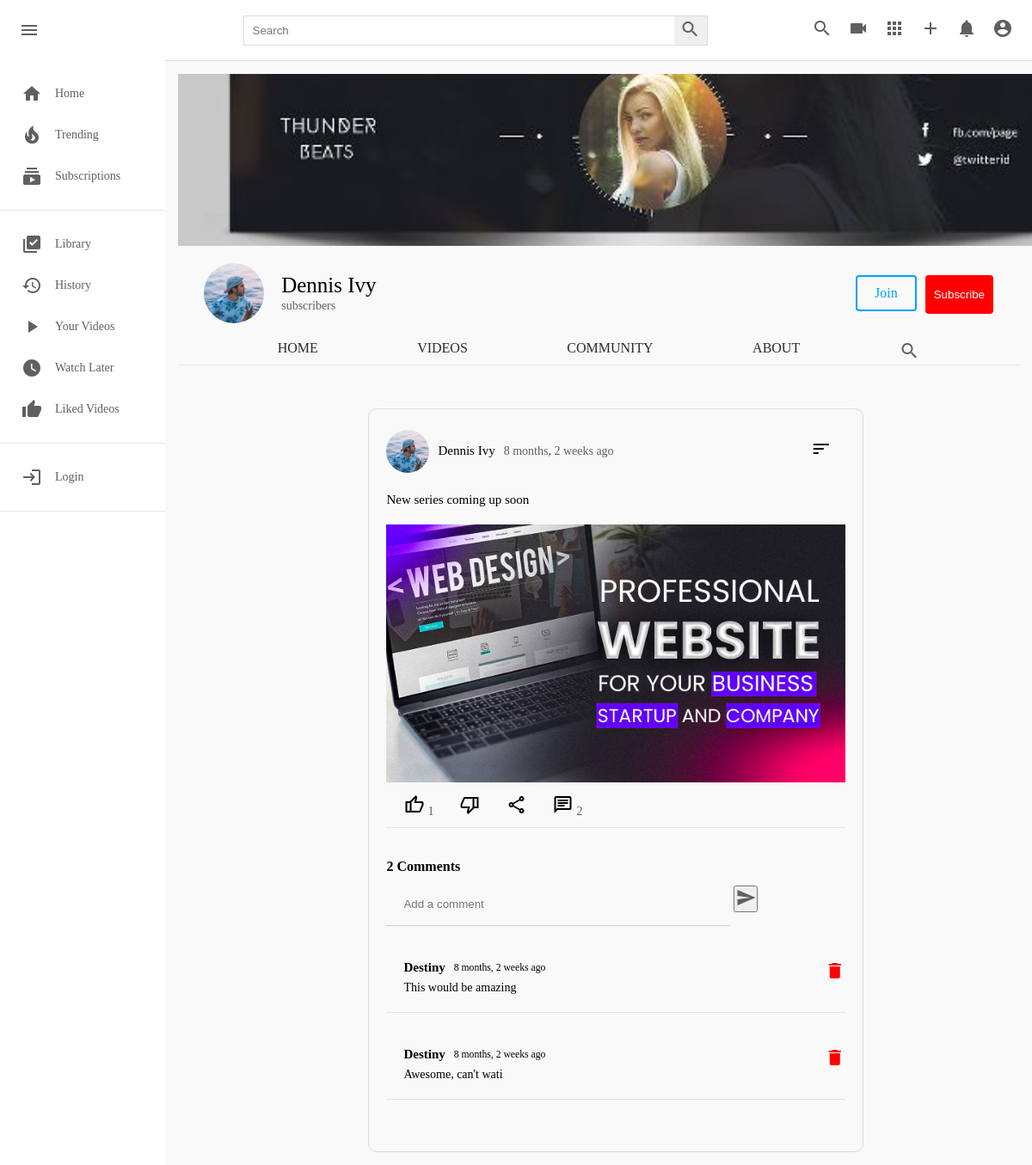
Page /c/2/community/1 on the committed database.
### channel/models.py (models this page shows, shortened)
class Channel(models.Model):
    channel_art = models.ImageField(upload_to=user_directory_path, null=True, blank=True, default="channel-art.jpg")
    image = models.ImageField(upload_to=user_directory_path, null=True, blank=True)
    full_name = models.CharField(max_length=200)
    channel_name = models.CharField(max_length=200)
    description = models.TextField(null=True, blank=True)
    keywords = TaggableManager()
    joined = models.DateTimeField(auto_now_add=True)
    status = models.CharField(choices=STATUS, max_length=100, default="active")
    user = models.OneToOneField(User, on_delete=models.SET_NULL, null=True, related_name="channel")
    subscribers = models.ManyToManyField(User, related_name="user_subs")
    verified = models.BooleanField(default=False)
    total_views = models.IntegerField(default=0)
    business_email = models.EmailField(null=True, blank=True)
    make_business_email_public = models.BooleanField(default=False)
    business_location = models.CharField(null=True, blank=True, max_length=500)
    make_business_location_public = models.BooleanField(default=False)
    website = models.URLField(default="https://my-website.com/")
    instagram = models.URLField(default="https://instagram.com/")
    facebook = models.URLField(default="https://facebook.com/")
    twitter = models.URLField(default="https://twitter.com/")

class Community(models.Model):
    channel = models.ForeignKey(Channel, on_delete=models.CASCADE)
    image = models.ImageField(upload_to=user_directory_path, null=True, blank=True)
    content = models.TextField(null=True, blank=True)
    date = models.DateTimeField(auto_now_add=True)
    status = models.CharField(max_length=100, choices=STATUS, default="active")
    likes = models.ManyToManyField(User)
    class Meta:
        verbose_name = "Community"
        verbose_name_plural = "Community Posts"

class CommunityComment(models.Model):
    community = models.ForeignKey(Community, on_delete=models.CASCADE, related_name="comments")
    user = models.ForeignKey(User, on_delete=models.CASCADE)
    comment = models.CharField(max_length=10000)
    date = models.DateTimeField(auto_now_add=True)
    active = models.BooleanField(default=True)
    class Meta:
        verbose_name = "Community Comment"
        verbose_name_plural = "Community Comments"

### userauths/models.py (models this page shows, shortened)
class User(AbstractUser):
    email = models.EmailField(unique=True, null=True)
    username = models.CharField(max_length=1000)
    USERNAME_FIELD = "email"
    REQUIRED_FIELDS = ["username"]

### channel/views.py (the view)
# urls.py: path("<channel_name>/community/<int:community_id>", views.channel_community_detail, name="channel-community-detail"),
def channel_community_detail(request, channel_name, community_id):
    channel = get_object_or_404(Channel, id=channel_name)
    community = Community.objects.get(channel=channel, id=community_id, status="active")
    comments = CommunityComment.objects.filter(active=True, community=community).order_by("-date")
    context = {
        "community":community,
        "comments":comments,
        "channel":channel,
    }
    return render(request, "channel/channel-community-detail.html", context)

### templates/channel/channel-community-detail.html (shortened to what this page needs)
{% extends 'base.html' %}
{% load static %}
{% block style %} <link rel="stylesheet" href="{% static 'css/style.css' %}" type="text/css">{% endblock style %}
{% block content %}
<head>
</head>
<div class="mainBody">
    {% include 'partials/sidebar.html' %}
    <div class="videos">
        {% include 'channel/partials/channel-header.html' %}
        <div class="videos__container">
            <div class="content-border">
                <div class="content-div">
                    <div class="header-comm">
                        <div class="channel-details">
                            {% if community.channel.image %}
                            <img src="{{community.channel.image.url}}" class="channel-img-com" alt="">
                            {% else %}
                            <img src="https://thumbs.dreamstime.com/b/default-avatar-profile-vector-user-profile-default-avatar-profile-vector-user-profile-profile-179376714.jpg" class="channel-img-com" alt="">
                            {% endif %}
                            <h5>{{community.channel.channel_name}}</h5>
                            <span>{{ community.date|timesince }} ago</span>
                        </div>
                        <div class="dropdown">
                            <button class="dropbtn">
                                <i class="material-symbols-outlined">sort</i>
                            </button>
                            </div>
                    </div>
                    <div class="content">
                        <h3>{{ community.content }}</h3>
                        {% if community.image %}
                        <img src="{{community.image.url}}" alt="">
                        {% endif %}
                    </div>
                    <div class="icon-section">
                        <div class="single-icon">
                            <a href="{% url 'community-post-like' community.id %}"><i class="materiald-icons material-symbols-outlined">thumb_up</i></a>
                            <span>{{ community.likes.all.count }}</span>
                        </div>
                        <div class="single-icon">
                            <a href="{% url 'community-post-like' community.id %}"><i class="materiald-icons material-symbols-outlined">thumb_down</i></a>
                        </div>
                        <div class="single-icon">
                            <i class="materiald-icons material-symbols-outlined">share</i>
                        </div>
                        <div class="single-icon">
                            <i class="materiald-icons material-symbols-outlined">chat</i>
                            <span>{{community.comments.all.count}}</span>
                        </div>
                    </div>
                    <hr><br><br>
                    <div class="comment-section">
                        <h4>{{ community.comments.all.count }} Comment{{ community.comments.all.count|pluralize }}</h4>
                        <div class="create-comment">
                            <form action="{% url 'community-create-comment' community.id %}" method="POST">
                                <div class="create-comment-input">
                                    <input class="comment-class" name="comment" id="comment" type="text" placeholder="Add a comment">
                                    <button type="submit"><i class="material-icons">send</i></button>
                                </div>
                            </form>
                        </div>
                        {% for c in comments %}
                        <div class="comment-wrap">
                            <div class="comments">
                                <div class="comment-content">
                                    <div class="comment-header">
                                        <h4><b>{{ c.user.username|title }}</b></h4>
                                        <p><small>{{c.date|timesince}} ago</small></p>
                                    </div>
                                    <p>{{ c.comment }}</p>
                                </div>
                            </div>
                            <div class="delete-comment">
                                <a href="{% url 'community-delete-comment' c.community.id c.id %}"><i class="material-icons">delete</i></a>
                            </div>
                        </div>
                        {% endfor %}
                    </div>
                </div>
            </div>
        </div>
    </div>
</div>
{% endblock content %}

### templates/channel/partials/channel-header.html (shortened to what this page needs)
<div class="channel-art">
    {% if channel.channel_art.url %}
    <img style="object-fit: cover;" src="{{ channel.channel_art.url }}" alt="">
    {% else %}
    <img src="https://wallpaper.dog/large/10702685.jpg" alt="">
    {% endif %}
</div>
<div class="channel-header flex">
    <div class="channel-img-title flex">
        {% if channel.image %}
        <img class="img" src="{{channel.image.url}}" alt="">
        {% else %}
        <img class="img" src="https://thumbs.dreamstime.com/b/default-avatar-profile-vector-user-profile-default-avatar-profile-vector-user-profile-profile-179376714.jpg" alt="">
        {% endif %}
        <div class="channel-image-texts">
            <h4>{{channel.channel_name}}</h4>
            <span> subscribers</span>
        </div>
    </div>
    <div class="channel-header-btns">
        <div><a href="" class="channel-join">Join</a></div>
        <div><button id="sub_btn" onclick="addsub()" class="channel-subscribe sub_button_channel">Subscribe</button></div>
    </div>
</div>
<div class="channel-header-links flex">
    <a href="{% url 'channel-profile' channel.id %}" class="display-this">Home</a>
    <a href="{% url 'channel-videos' channel.id %}" class="display-this">Videos</a>
    <a href="{% url 'channel-community' channel.id %}" class="dont-display-thdis">Community</a>
    <a href="{% url 'channel-about' channel.id %}" class="displhray-this">About</a>
    <a href="{% url 'channel-profile' channel.id %}" class="dont-display-this"><i class="material-icons">search</i></a>
</div>
<hr>

### static/css/style.css (style rules this page uses)
* { margin: 0; padding: 0; box-sizing: border-box; }
body { font-family: poppins; }
.material-icons { color: rgb(96, 96, 96); }
.mainBody { height: calc(100vh - 70px); display: flex; overflow: hidden; }
hr { height: 1px; background-color: #e5e5e5; border: none; }
.videos { background-color: #f9f9f9; width: 100%; height: 100%; padding: 15px 15px; border-top: 1px solid #ddd; overflow-y: scroll; }
.videos__container { display: flex; flex-direction: row; justify-content: space-around; flex-wrap: wrap; }
.title a, span { text-decoration: none; color: rgb(96, 96, 96); font-size: 14px; }
.channel-art img { width: 1100px; height: 200px; }
.channel-art { width: 1100px; height: 200px; }
.flex { display: flex; }
.channel-header { margin: 20px 30px; align-items: center; justify-content: space-between; }
.channel-img-title { align-items: center; }
.channel-img-title .img { width: 70px; height: 70px; object-fit: cover; border-radius: 50px; }
.channel-img-title .channel-image-texts { margin-left: 20px; }
.channel-image-texts h4 { font-size: 25px; font-weight: 500; }
.channel-header-btns { display: flex; }
.channel-header-btns a { display: flex; margin: 10px; text-decoration: none; padding: 10px 20px; }
.channel-header-btns .channel-join { border: 2px solid rgb(0, 162, 255); color: rgb(0, 162, 255); border-radius:4px; transition: 0.5s; }
.channel-header-btns .channel-subscribe { background-color: rgb(255, 0, 0); color: white; border-radius:4px; }
.channel-header-links { justify-content: space-evenly; }
.channel-header-links a { text-decoration: none; text-transform: uppercase; font-family: poppins; color: rgb(43, 43, 43); font-weight: 500; }
.content-border { margin-left: 40px; margin-top: 50px; border: solid 1px rgba(92, 92, 92, 0.185); padding: 20px; border-radius: 10px; }
.header-comm { justify-content: space-between; display: flex; }
.channel-details { display: flex; align-items: center; }
.channel-details img { width: 50px; border-radius: 50px; object-fit: cover; height: 50px; }
.channel-details h5 { font-size: 15px; margin-left: 10px; }
.channel-details span { margin-left: 10px; }
.content h3 { font-size: 15px; width: 500px; text-align: justify; font-weight: 400; margin-top: 20px; }
.content img { width: auto; height: 300px; object-fit: cover; margin-top: 20px; }
.icon-section { display: flex; align-items: center; }
.single-icon { align-items: center; padding: 10px; padding-left: 20px; }
.material-symbols-outlined { transition: 0.5s; color: black; }
.dropdown { float: left; overflow: hidden; }
.dropdown .dropbtn { font-size: 16px; border: none; outline: none; color: black; padding: 14px 16px; background-color: inherit; font-family: inherit; margin: 0; }
.comment-wrap { display: flex; justify-content: space-between; margin-bottom: 40px; padding-bottom: 20px; border-bottom: 1px solid rgba(0, 0, 0, 0.096); }
.create-comment { display: flex; margin-bottom: 40px; margin-top: 10px; }
.create-comment-input input { width: 400px; height: 50px; object-fit: cover; border: none; border-bottom: 1px solid rgba(128, 128, 128, 0.363); background: none; }
.create-comment-input input::placeholder { padding-left: 20px; }
.comments { display: flex; }
.comment-content { margin-left: 20px; }
.comment-header { display: flex; margin-bottom: 7px; }
.comment-header h4 { font-weight: 600; font-size: 15px; }
.comment-header p { margin-left: 10px; font-weight: 300; }
.comment-content p { font-size: 14px; }
.delete-comment i { color: red; }
.about-right h4, h5 { margin-bottom: 20px; margin-top: 20px; font-size: 15px; font-weight: normal; }
a { text-decoration: none; }
.sub_button_channel { padding: 15px 10px; margin-top: 10px; border: none; }

### templates/base.html (style rules this page uses)
a { text-decoration: none; }

### rows in the picture
Channel: channel_art (picture), image (picture), channel_name "Dennis Ivy"
Community: channel.image (picture), channel.channel_name "Dennis Ivy", date "8 months, 2 weeks", content "New series coming up soon", image (picture), likes.all.count "1", comments.all.count "2"
CommunityComment: user.username "Destiny", date "8 months, 2 weeks", comment "This would be amazing"
CommunityComment: user.username "Destiny", date "8 months, 2 weeks", comment "Awesome, can't wati"
